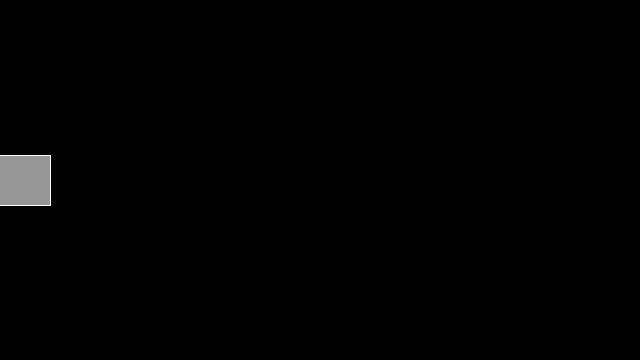
Frame 1 (no input)
Frame 60 (the mouse pressed at the canvas centre just before this capture): identical to frame 1, image omitted
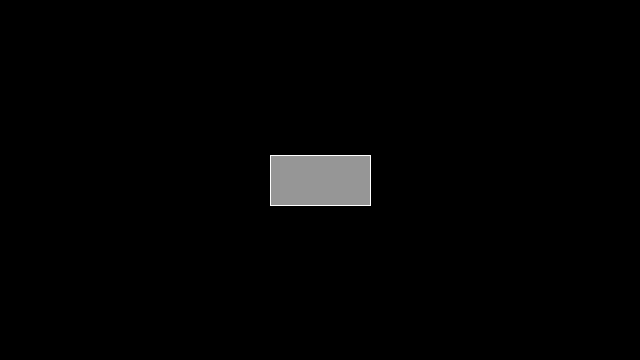
Frame 120 (the mouse held since frame 60 and released just before this capture)

The Processing sketch that drew these frames (run headless with seeded random() and noise(); from frame 60 on, the mouse is pressed at the canvas centre):

// Processing sketch: sketch2
// ── sketch2.pde

void setup()
{
  size(640, 360);
}

void draw()
{
  background(0);
  fill(150);
  stroke(255);
  rectMode(CENTER);
  rect(mouseX, 180, 100, 50);
}
